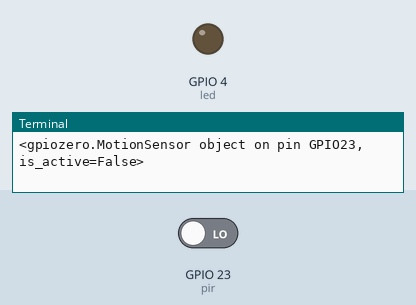
Recording of a program running on a simulated Raspberry Pi (BCM pin numbers). Parts: output pins drawn as LEDs (lit = HIGH), the last lines printed to the terminal. The inputs (shaded band) are chosen by the test bench; at power-on: GPIO 23 (pir) LOW.

Above: at 1.2 s.
1.3 s: GPIO 23 (pir) driven HIGH
At 2.5 s:
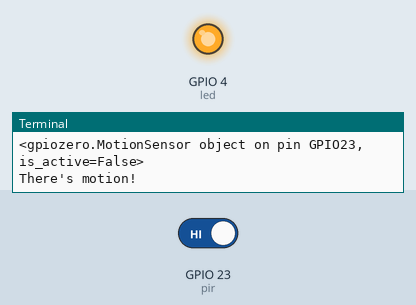
2.8 s: GPIO 23 (pir) driven LOW
At 4.6 s:
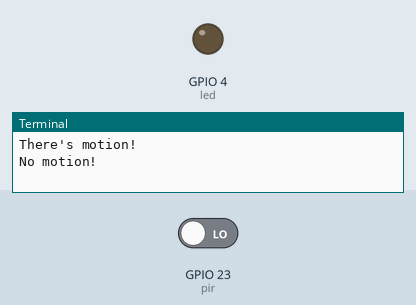
Timing chart, 0 to 6.1 s (numbered marks = the images above; inputs shaded):
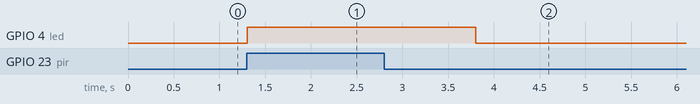

Measured:
- after the input at 1.3 s, GPIO 4 (led): LOW → HIGH at once
- after the input at 2.8 s, GPIO 4 (led): HIGH → LOW after 1.0 s

The program:

pir_sensor_with_led.py
```python
# PIR is a motion sensor that is a "passive infrared sensor" meaning it detects heat, but is slow at the process
# these sensors are good for things like turning on the lights when someone walks into a room

from gpiozero import LED
from gpiozero import MotionSensor
import time


led = LED(4)
pir = MotionSensor(23)
print(pir)

led.off()


while True:
        pir.wait_for_motion()
        print("There's motion!")
        led.on()
#       time.sleep(1)
        pir.wait_for_no_motion()
        time.sleep(1)
        led.off()
        print("No motion!")
```
